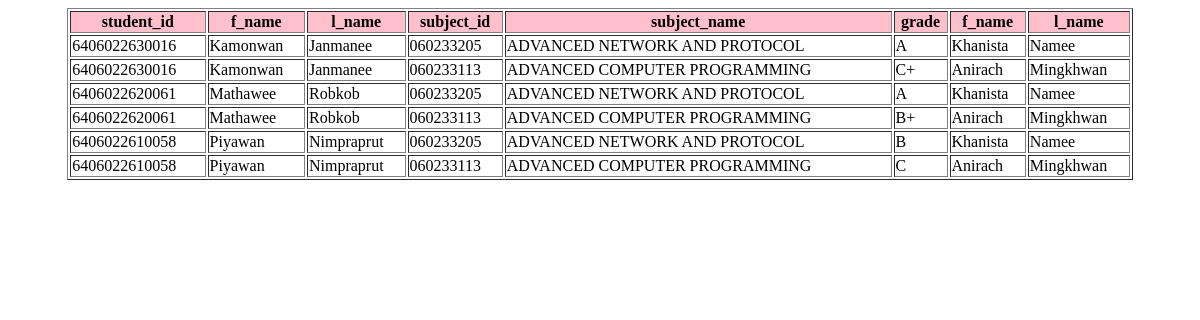
Before: / with the older database file.
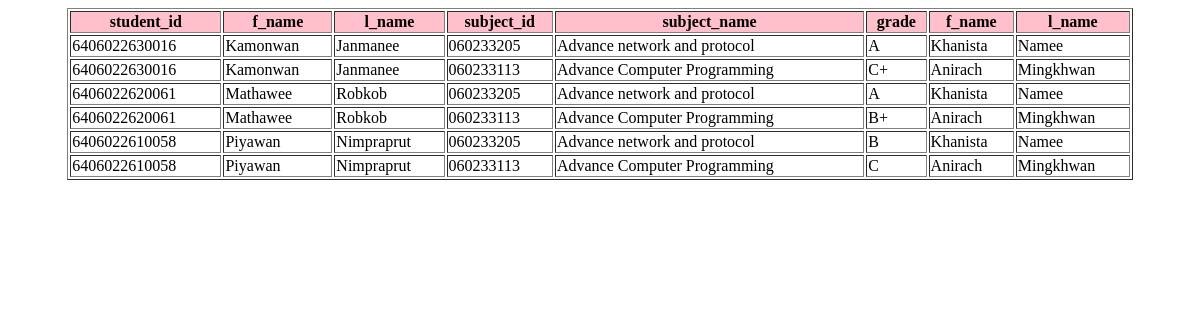
After: the same page with the newer database file.
### tables this page shows
CREATE TABLE "Registration" (
	id INTEGER NOT NULL, 
	student_id VARCHAR(13), 
	subject_id VARCHAR(15) NOT NULL, 
	year VARCHAR(4) NOT NULL, 
	semester VARCHAR(1) NOT NULL, 
	grade VARCHAR(2), 
	PRIMARY KEY (id)
);

CREATE TABLE "Students" (
	student_id VARCHAR(13), 
	f_name VARCHAR(30) NOT NULL, 
	l_name VARCHAR(30) NOT NULL, 
	e_mail VARCHAR(50) NOT NULL, 
	PRIMARY KEY (student_id)
);

CREATE TABLE "Subjects" (
	subject_id VARCHAR(15) NOT NULL, 
	subject_name VARCHAR(50) NOT NULL, 
	credit INTEGER NOT NULL, 
	teacher_id VARCHAR(3) NOT NULL, 
	PRIMARY KEY (subject_id)
);

CREATE TABLE "Teachers" (
	teacher_id VARCHAR(3), 
	f_name VARCHAR(50), 
	l_name VARCHAR(30), 
	e_mail VARCHAR(50), 
	PRIMARY KEY (teacher_id)
);

### Hw.py/FLAS.py (the view)
@app.route("/")
def index():
    c = sqlite3.connect('work.sqlite3')
    cur = c.cursor()
    cur.execute("SELECT Students.student_id , Students.f_name ,Students.l_name\
        , Subjects.subject_id , Subjects.subject_name\
        ,Registration.grade , Teachers.f_name , Teachers.l_name from Students\
        JOIN Registration\
        on Students.student_id = Registration.student_id\
        JOIN Subjects\
        on Registration.subject_id = Subjects.subject_id\
        JOIN Teachers\
        on Subjects.teacher_id = Teachers.teacher_id\
        ;")
    test = cur.fetchall()
    return render_template("index.html", test=test)

### Hw.py/templates/index.html (shortened to what this page needs)
<!DOCTYPE html>
<html lang="en">
<head>
</head>
<body>
    <table border="1" width="90%" align="center">
        <tr bgcolor="pink">
            <th>student_id</th>
            <th>f_name</th>
            <th>l_name</th>
            <th>subject_id</th>
            <th>subject_name</th>
            <th>grade</th>
            <th>f_name</th>
            <th>l_name</th>
        </tr>
        {% for row in test %}
        <tr>
          <td>{{ row[0] }}</td>
          <td>{{ row[1] }}</td>
          <td>{{ row[2] }}</td>
          <td>{{ row[3] }}</td>
          <td>{{ row[4] }}</td>
          <td>{{ row[5] }}</td>
          <td>{{ row[6] }}</td>
          <td>{{ row[7] }}</td>
        </tr>
    {% endfor %}
    </table>
</body>
</html>

Changed rows visible on the page:
changed through a linked row, Registration (number 1 of 6 on the later page): subject_name "ADVANCED NETWORK AND PROTOCOL" → "Advance network and protocol"
changed through a linked row, Registration (number 2 of 6 on the later page): subject_name "ADVANCED COMPUTER PROGRAMMING" → "Advance Computer Programming"
changed through a linked row, Registration (number 3 of 6 on the later page): subject_name "ADVANCED NETWORK AND PROTOCOL" → "Advance network and protocol"
changed through a linked row, Registration (number 4 of 6 on the later page): subject_name "ADVANCED COMPUTER PROGRAMMING" → "Advance Computer Programming"
changed through a linked row, Registration (number 5 of 6 on the later page): subject_name "ADVANCED NETWORK AND PROTOCOL" → "Advance network and protocol"
changed through a linked row, Registration (number 6 of 6 on the later page): subject_name "ADVANCED COMPUTER PROGRAMMING" → "Advance Computer Programming"
